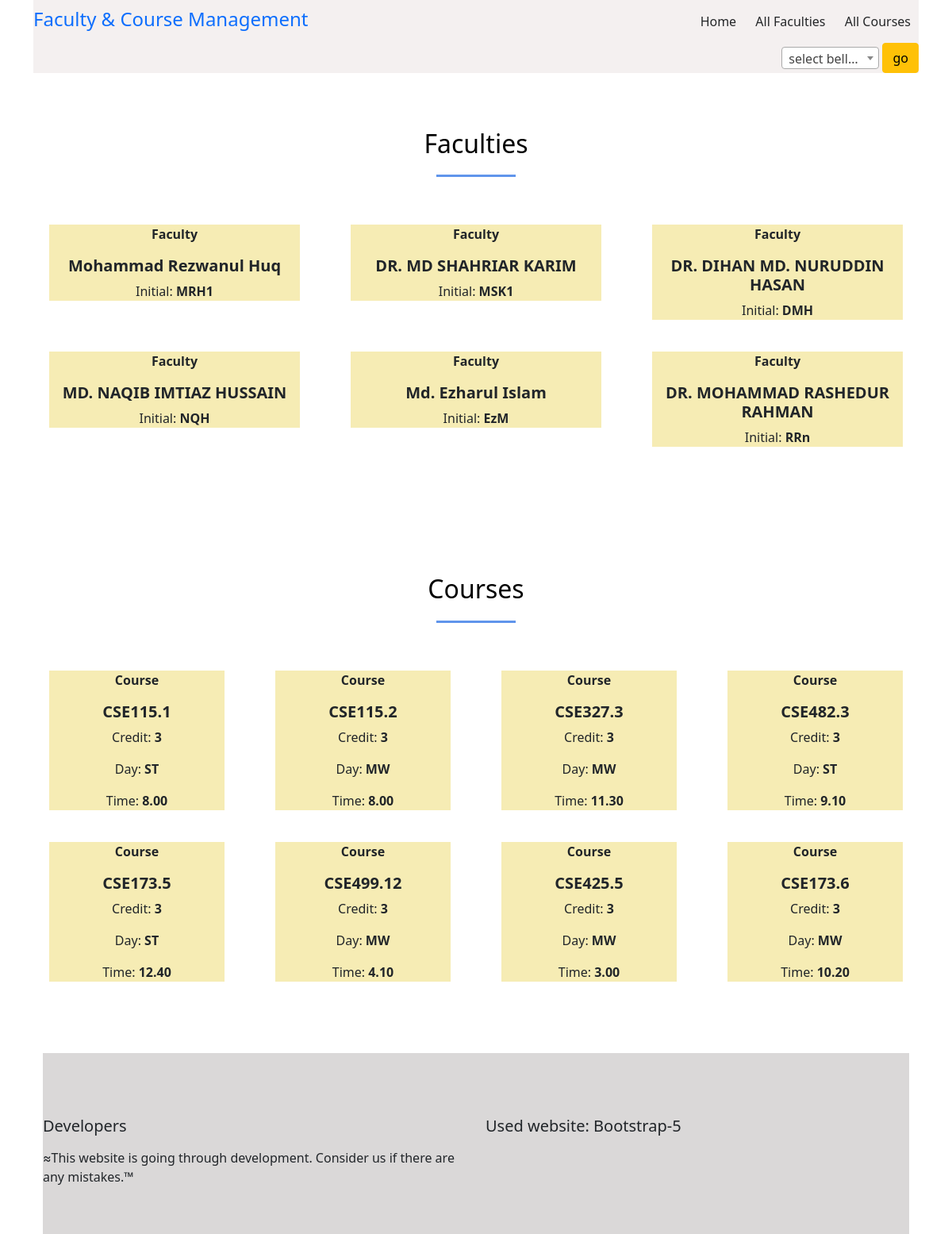
The page / on the database its author committed.
### start/models.py (models this page shows, shortened)
class Faculty(models.Model):
    fmane=models.CharField(max_length=30)
    initial=models.CharField(max_length=5,unique=True)
    crd_limit=models.IntegerField()

class Course(models.Model):
    cname=models.CharField(max_length=10, unique=True)#unique section
    crd=models.IntegerField(blank=False, null=False)
    cday=models.ForeignKey(Day,to_field='day', on_delete=models.CASCADE)
    ctime=models.ForeignKey(Time,to_field='time', on_delete=models.CASCADE)
    class Meta:
        unique_together = (("cday", "ctime","cname"),)#each section time is unique, no clash

class Day(models.Model):
    day= models.CharField(max_length=2, unique=True)
    def __str__(self):
        return self.day

class Time(models.Model):
    time= models.CharField(max_length=5, blank=False, null=False, unique=True)
    def __str__(self):
        return self.time

### start/views.py (the view)
# urls.py: 2. Add a URL to urlpatterns:  path('', views.home, name='home')
def home(req):
    allFac= Faculty.objects.all()
    allcourse=Course.objects.all()
    fac=Faculty.objects.all()[:10]
    course=Course.objects.all()[:10]
    return render(req, "start/includes/home.html",{
        'allFac': allFac,
        'allCourse': allcourse,
        'fac': fac,
        'course': course
        })

### start/templates/start/includes/home.html (shortened to what this page needs)
{% extends 'start/base/base.html' %} {% load static %} {%block style%}
<link rel="stylesheet" href="{% static 'start/styles/home.css' %}">
<link rel="stylesheet" href="https://cdnjs.cloudflare.com/ajax/libs/select2/4.0.13/css/select2.min.css"
/>
{%endblock%} {%block title%}home{%endblock%} {%block body%}
<div id="header">
    <div class="row">
        <div class="col-md-4">
            <div id="logo">
                <a href="">
                    <h4>Faculty & Course Management</h4>
                </a>
            </div>
        </div>
        <div class="col-md-8">
            <ul id="menu" class="float-md-end">
                <li><a href="">Home</a></li>
                <li><a href="/all_faculty/">All Faculties</a></li>
                <li><a href="/all_course/">All Courses</a></li>
            </ul>
        </div>
        <div class="col-md-9"></div>
        <div class="col-md-3" align="right">
            <button class="btn btn-warning" type="submit" id="go">go</button>
        </div>
    </div>
</div>
<div>
<div class="section">
    <div class="col-md-12">
        <h2>Faculties</h2>
    </div>
    <div class="row">
        {% for f in fac %}
        <div class="col-md-4">
            <div class="service-box">
                <div class="club-box">
                    <P><b>Faculty</b></P>
                    <h5><b>{{f.fmane}}</b></h5>
                    <p>Initial: <b>{{f.initial}}</b></p>
                </div>
            </div>
        </div>
        {%endfor%}
    </div>
</div>
<div class="section">
    <div class="col-md-12">
        <h2>Courses</h2>
    </div>
    <div class="row">
        {% for c in course %}
        <div class="col-md-3">
            <div class="service-box">
                <div class="club-box">
                    <P><b>Course</b></P>
                    <h5><b>{{c.cname}}</b></h5>
                    <p>Credit: <b>{{c.crd}}</b></p>
                    <p>Day: <b>{{c.cday}}</b></p>
                    <p>Time: <b>{{c.ctime}}</b></p>
                </div>
            </div>
        </div>
        {%endfor%}
    </div>
</div>
{%endblock%}

### start/templates/start/base/base.html (shortened to what this page needs)
{% load static %}
<!DOCTYPE html>
<html lang="en">
<head>
    <link href="https://cdn.jsdelivr.net/npm/bootstrap@5.1.3/dist/css/bootstrap.min.css" rel="stylesheet">
    <link rel="stylesheet" href="{% static 'start/styles/footer.css' %}">
    {%block style%}{%endblock%}
</head>
<body>
    <div class="container">
        {%block body%} {%endblock%}
    </div>
    <div class="container">
        <div class="footer">
            <div class="row">
                <div class="col-md-6">
                    <h5>Developers</h5>
                    <p>≈This website is going through development. Consider us if there are any mistakes.™</p>
                </div>
                <div class="col-md-6">
                    <h5>Used website:
                        <a href="https://getbootstrap.com/"></a>Bootstrap-5</h5>
                </div>
            </div>
        </div>
    </div>
    </div>
</body>
</html>

### start/static/start/styles/footer.css (style rules this page uses)
.footer { background: rgba(196, 192, 192, 0.625); padding-top: 80px; padding-bottom: 20px; }

### start/static/start/styles/home.css (style rules this page uses)
#header { color: goldenrod; background: hsl(0, 17%, 95%); }
#logo { margin-top: 10px; }
#menu { list-style: none; margin: 0; padding: 0; }
#menu li { display: inline-block; }
#menu li a { color: rgb(36, 38, 40); padding: 15px 10px; display: block; }
.section { padding-top: 70px; padding-bottom: 70px; }
.section h2 { color: black; text-align: center; margin-bottom: 40px; }
.section h2:after { background: rgb(96, 149, 235); content: ""; display: block; width: 100px; height: 3px; margin: 20px auto; }
.service-box { text-align: center; }
.club-box { background: rgba(242, 228, 148, 0.7); margin: 20px; }
a:link { text-decoration: none; }

### rows shown on the page
Faculty: fmane "Mohammad Rezwanul Huq", initial "MRH1"
Faculty: fmane "DR. MD SHAHRIAR KARIM", initial "MSK1"
Faculty: fmane "DR. DIHAN MD. NURUDDIN HASAN", initial "DMH"
Faculty: fmane "MD. NAQIB IMTIAZ HUSSAIN", initial "NQH"
Faculty: fmane "Md. Ezharul Islam", initial "EzM"
Faculty: fmane "DR. MOHAMMAD RASHEDUR RAHMAN", initial "RRn"
Course: cname "CSE115.1", crd "3", cday "ST", ctime "8.00"
Course: cname "CSE115.2", crd "3", cday "MW", ctime "8.00"
Course: cname "CSE327.3", crd "3", cday "MW", ctime "11.30"
Course: cname "CSE482.3", crd "3", cday "ST", ctime "9.10"
Course: cname "CSE173.5", crd "3", cday "ST", ctime "12.40"
Course: cname "CSE499.12", crd "3", cday "MW", ctime "4.10"
Course: cname "CSE425.5", crd "3", cday "MW", ctime "3.00"
Course: cname "CSE173.6", crd "3", cday "MW", ctime "10.20"
